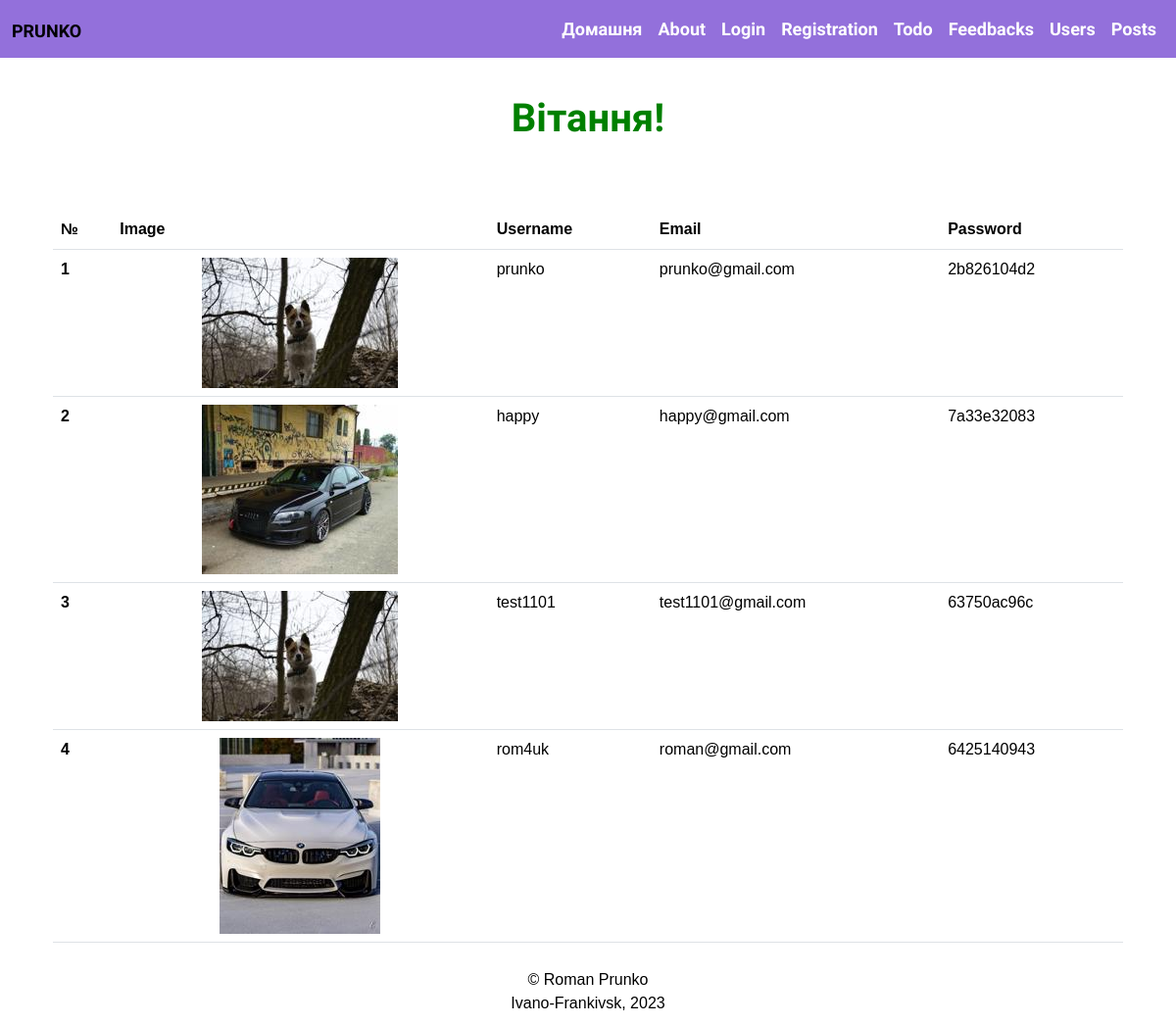
Screenshot of /users with the database file from the repository.
### app/authentication/models.py (models this page shows, shortened)
class User(db.Model, UserMixin):
    __tablename__ = "users"
    id = db.Column(db.Integer, primary_key=True)
    username = db.Column(db.String(20), unique=True, nullable=False)
    email = db.Column(db.String(120), unique=True, nullable=False)
    image = db.Column(db.String(20),  nullable=False, default="default.jpg")
    password = db.Column(db.String(120), nullable=False)
    aboutMe = db.Column(db.String(500), nullable=True, default="")
    lastSeen = db.Column(db.DateTime, default=datetime.now())
    posts = db.relationship('Post', backref='author', lazy=True)

### app/authentication/views.py (the view)
@auth.route('/users')
def users():
    users = User.query.all()
    return render_template("users.html", users=users)

### app/authentication/views.py (called while the page is built)
@auth.after_request
def after_request(response):
    if current_user:
        current_user.lastSeen = datetime.now()
        try:
            db.session.commit()
        except:
            flash('Error while update user last seen!', 'danger')
        return response

### app/authentication/templates/authentication/users.html (shortened to what this page needs)
{% extends 'base.html' %}
{% block content %}
    <div class="container mt-80">
        {% if users.__len__() == 0 %}
            <h2 class="text-center text-white">There are no registered users</h2>
        {% else %}
            <h3 class="text-center text-white">Number of registered users - {{ users.__len__() }}</h3>
            <br>
            <table class="table table-hover mt-30">
                <thead>
                    <tr>
                    <th scope="col">№</th>
                    <th scope="col">Image</th>
                    <th scope="col">Username</th>
                    <th scope="col">Email</th>
                    <th scope="col">Password</th>
                    </tr>
                </thead>
                <tbody>
                    {% for user in users %}
                        <tr class="table-white text-body-tertiary">
                            <th scope="row">{{ loop.index }}</th>
                            <td><img src="{{ url_for('static', filename='images/' + user.image) }}" alt="Photo" class="usersSmallPhoto"></td>
                            <td>{{ user.username }}</td>
                            <td>{{ user.email }}</td>
                            <td>{{ user.password[-10:] }}</td>
                        </tr>
                    {% endfor %}
                </tbody>
            </table>
        {% endif %}
    </div>
{% endblock %}

### app/templates/base.html (shortened to what this page needs)
<!DOCTYPE html>
<html lang="en">
<head>
    {% block css %}
    <link rel="stylesheet" href="{{ url_for('static', filename='css/bootstrap.min.css') }}">
    <link rel="stylesheet" type="text/css" href="{{ url_for('static', filename='css/styles.css') }}">
    {% endblock %}
</head>
<body>
  {% include 'navbar.html' %}
{% block body %}
    <header class="header">
        <div class="container">
            <h1>{% block header %}Вітання! {% endblock %}</h1>
        </div>
    </header>
    <main class="main">
        <div class="container">
            {% block content %}{% endblock %}
        </div>
    </main>
    {% endblock %}
    {% block footer %}
    <footer class="footer">
        <div class="container">
            &copy; Roman Prunko<br>
            Ivano-Frankivsk, 2023
        </div>
    </footer>
    {% endblock %}
</body>
</html>

### app/templates/navbar.html (shortened to what this page needs)
{% set menu = {
    "Домашня": url_for('portfolio.home'),
    "About": url_for('portfolio.about'),
    "Account": url_for('auth.account'),
    "Login": url_for('auth.login'),
    "Registration": url_for('auth.registration'),
    "Todo": url_for('todo.todos'),
    "Feedbacks": url_for('feedback.feedbacks'),
    "Users": url_for('auth.users'),
    "Posts": url_for('post.posts'),
    "Logout": url_for('auth.logout')
} %}
<nav class="navbar navbar-expand-lg navbar-light centered-navbar" style="background-color: #9370DB;">
    <div class="container-fluid">
      <a class="navbar-brand" href="#">Prunko</a>
      <div class="collapse navbar-collapse flex-grow-0" id="navbarColor01">
        <ul class="navbar-nav">
          {% for name, url in menu.items() %}
            {% if current_user.is_authenticated %}
              {% if name != "Login" and name != "Registration" %}
                <li class="nav-item">
                  <a class="nav-link" href="{{ url }}">{{ name }}</a>
                </li>
              {% endif %}
            {% else %}
              {% if name != "Logout" and name != "Account" %}
              <li class="nav-item">
                <a class="nav-link" href="{{ url }}">{{ name }}</a>
              </li>
              {% endif %}
            {% endif %}
          {% endfor %}
        </ul>
      </div>
    </div>
</nav>

### app/static/css/styles.css (style rules this page uses)
body { font-family: 'Arial', sans-serif; }
.container h1 { padding-top: 40px; text-align: center; color: #008000; }
.container img { display: block; margin: 0 auto; }
.navbar-nav .nav-link { color: #fff; }
footer { color: #000000; padding: 10px; text-align:center; }

### rows the page displays
User: image (picture), username "prunko", email "prunko@gmail.com", password "2b826104d2"
User: image (picture), username "happy", email "happy@gmail.com", password "7a33e32083"
User: image (picture), username "test1101", email "test1101@gmail.com", password "63750ac96c"
User: image (picture), username "rom4uk", email "roman@gmail.com", password "6425140943"

### other values shown
{{ name }} "Домашня" "About" "Login" "Registration" "Todo" "Feedbacks" "Users" "Posts"
